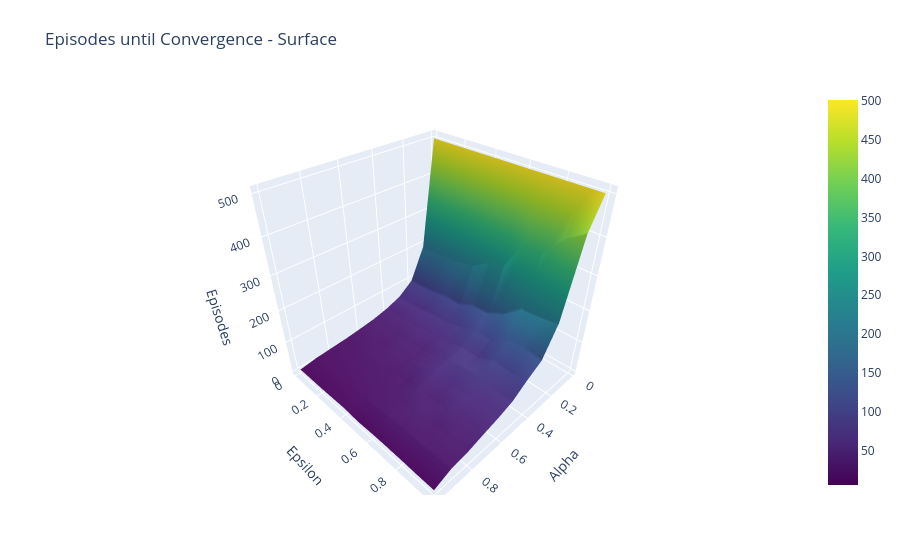
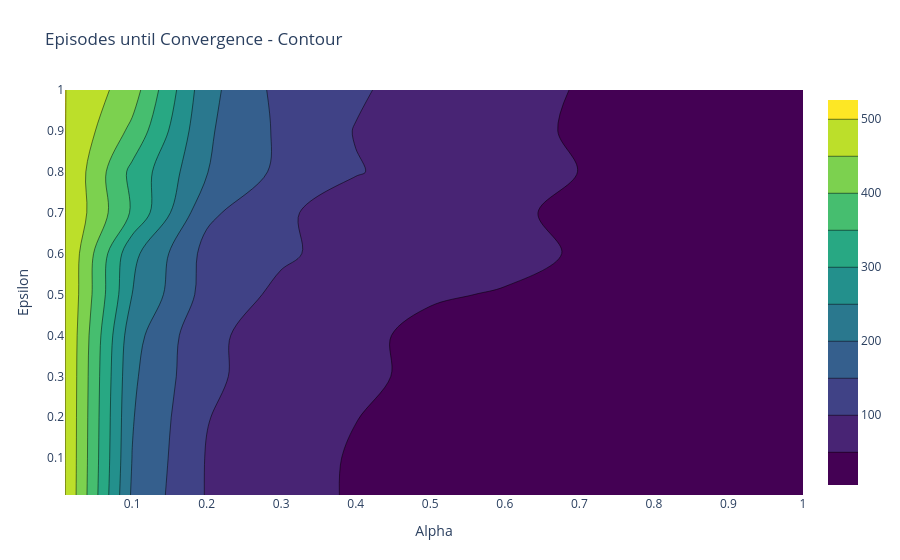
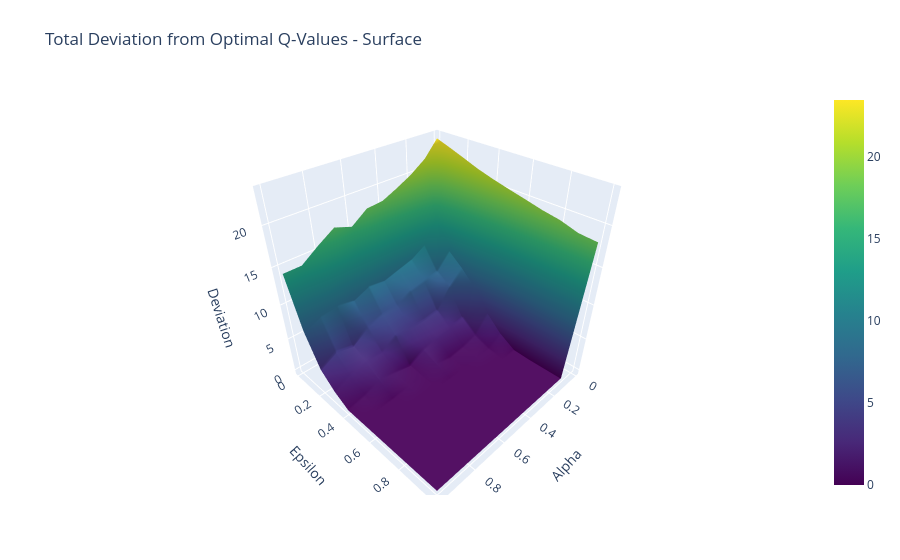
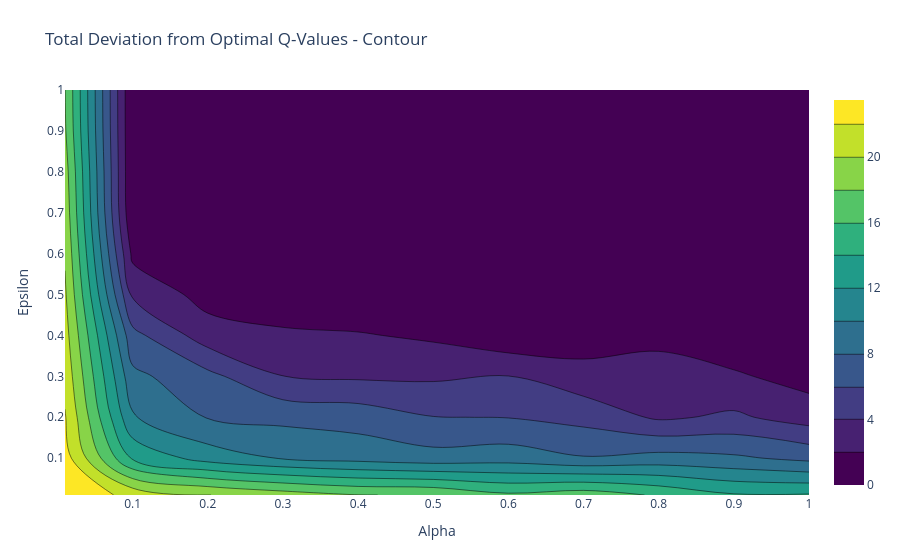

Here is the notebook cell these charts were saved with, in order:
### Markdown cell above
#### Running an example experiment
The code runs pretty fast but prints a lot of unnecesay info. for the review
Scroll all the way down for the interactive plots!

### Code cell
# Initialize the MiniMaze environment
maze = MiniMaze(size=3)

# Define alpha and epsilon values for the experiments
alpha_values = [0.01, 0.1, 0.2, 0.3, 0.4, 0.5, 0.6, 0.7, 0.8, 0.9, 1.0]
epsilon_values = [0.01, 0.1, 0.2, 0.3, 0.4, 0.5, 0.6, 0.7, 0.8, 0.9, 1.0]

# Create an instance of DiscussionExperiments class
experiment = DiscussionExperiments(maze, alpha_values, epsilon_values, max_episodes=500, runs_per_pair=3)

# Run the experiments
convergence_data, deviation_data = experiment.run_experiments()

# Print the results and plot the landscapes
print("\nAverage (+ std) iterations until Q-values converged:")
for key, value in convergence_data.items():
    print(f"Alpha: {key[0]}, Epsilon: {key[1]} - Avg: {value[0]:.2f} (+/- {value[1]:.2f})")

print("\nAverage (+ std) total deviation from optimal Q-values:")
for key, value in deviation_data.items():
    print(f"Alpha: {key[0]}, Epsilon: {key[1]} - Avg: {value[0]:.2f} (+/- {value[1]:.2f})")

# Plot the 3D landscapes
experiment.plot_3d_landscape(convergence_data, "Episodes until Convergence", "Episodes")
experiment.plot_3d_landscape(deviation_data, "Total Deviation from Optimal Q-Values", "Deviation")

experiment.plot_3d_landscape_with_contour(convergence_data, "Episodes until Convergence", "Episodes")
experiment.plot_3d_landscape_with_contour(deviation_data, "Total Deviation from Optimal Q-Values", "Deviation")
